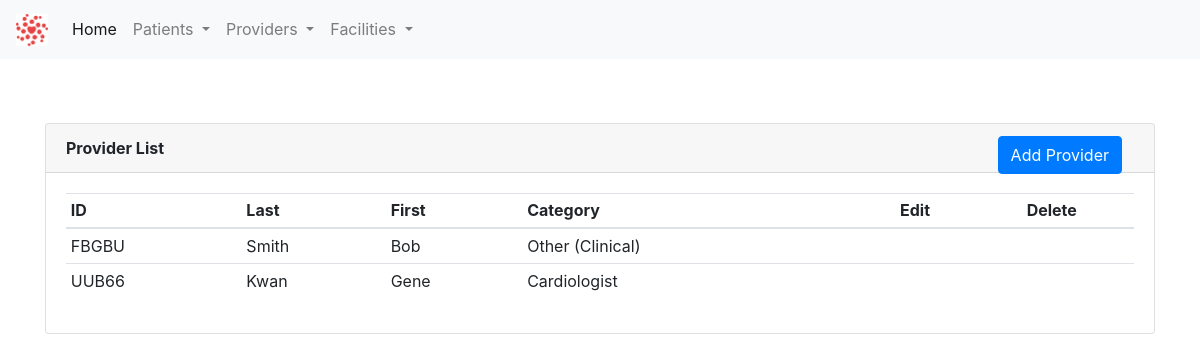
Page /providers/ on the committed database.
### app/providers/provider_model.py (models this page shows, shortened)
class Provider(db.Model):
    id = db.Column(db.Integer, primary_key=True)
    first_name = db.Column(db.String(30), index=True, nullable=False, info={'label': 'First Name'})
    last_name = db.Column(db.String(30), index=True, nullable=False, info={'label': 'Last Name'})
    provider_id = db.Column(db.String(10), index=True)
    provider_category_id = db.Column(db.Integer, db.ForeignKey('provider_category.id'))
    provider_category = db.relationship(ProviderCategory)

class ProviderCategory(db.Model):
    id = db.Column(db.Integer, primary_key=True)
    code_name = db.Column(db.String(30), index=True, nullable=False)
    name = db.Column(db.String(60), index=True, nullable=False)
    def __str__(self):
        return self.name

### app/providers/provider.py (the view)
@provider_bp.route('/')
def view_provider_list():
    provider_list = Provider.query.all()
    return render_template('providers.html', title="Provider List", provider_list=provider_list)

### app/providers/templates/providers.html (shortened to what this page needs)
{% extends "base.html" %}
{% block content %}
    <div class="container" style="margin-top: 4rem">
        <div class="card">
          <div class="card-header">
              <b>Provider List</b>
              <a class="btn btn-primary" href="/providers/new" role="button" style="position: absolute; right: 2rem">  Add Provider</a>
          </div>
          <div class="card-body">
              <table class="table table-hover table-sm">
                  <thead>
                    <tr>
                      <th scope="col">ID</th>
                      <th scope="col">Last</th>
                      <th scope="col">First</th>
                      <th scope="col">Category</th>
                      <th style="text-align: center; vertical-align: middle" scope="col">Edit</th>
                      <th style="text-align: center; vertical-align: middle" scope="col">Delete</th>
                    </tr>
                  </thead>
                  <tbody>
                  {% for provider in provider_list %}
                    <tr>
                      <td>{{ provider.provider_id }}</td>
                      <td>{{ provider.last_name }}</td>
                      <td>{{ provider.first_name }}</td>
                      <td>{{ provider.provider_category }}</td>
                        <td style="text-align: center; vertical-align: middle"><a href="/providers/edit/{{provider.provider_id}}"></a></td>
                        <td style="text-align: center; vertical-align: middle"><a href="/providers/delete/{{ provider.provider_id }}"></a></td>
                    </tr>
                  {% endfor %}
                  </tbody>
              </table>
          </div>
        </div>
    </div>
{% endblock %}

### rows in the picture
Provider: provider_id "FBGBU", last_name "Smith", first_name "Bob", provider_category "Other (Clinical)"
Provider: provider_id "UUB66", last_name "Kwan", first_name "Gene", provider_category "Cardiologist"
